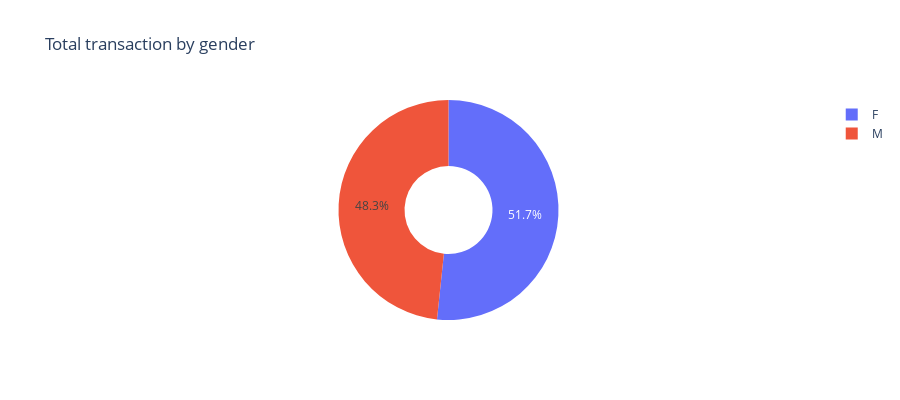

The notebook cell this image was saved under:
### Code cell
# DISTRIBUTION OF TOTAL TRANSACTION AMOUNT BY GENDER
px.pie(data_frame=df, names= 'Gender', values='Total_Trans_Amt',hole = 0.4, height = 400,title = 'Total transaction by gender')

### Figure 1 — Plotly figure (JSON) as saved in the notebook; plotly's stock layout.template omitted (floating-point values rounded to 4 significant figures; data arrays with more than 128 entries replaced by an {"elided": "..."} marker saying what was removed)
{"data": [{"domain": {"x": [0, 1], "y": [0, 1]}, "hole": 0.4, "hovertemplate": "Gender=%{label}<br>Total_Trans_Amt=%{value}<extra></extra>", "labels": {"elided": "7973 str values"}, "legendgroup": "", "name": "", "showlegend": true, "type": "pie", "values": {"elided": "7973 int values"}}], "layout": {"height": 400, "legend": {"tracegroupgap": 0}, "title": {"text": "Total transaction by gender"}}}
